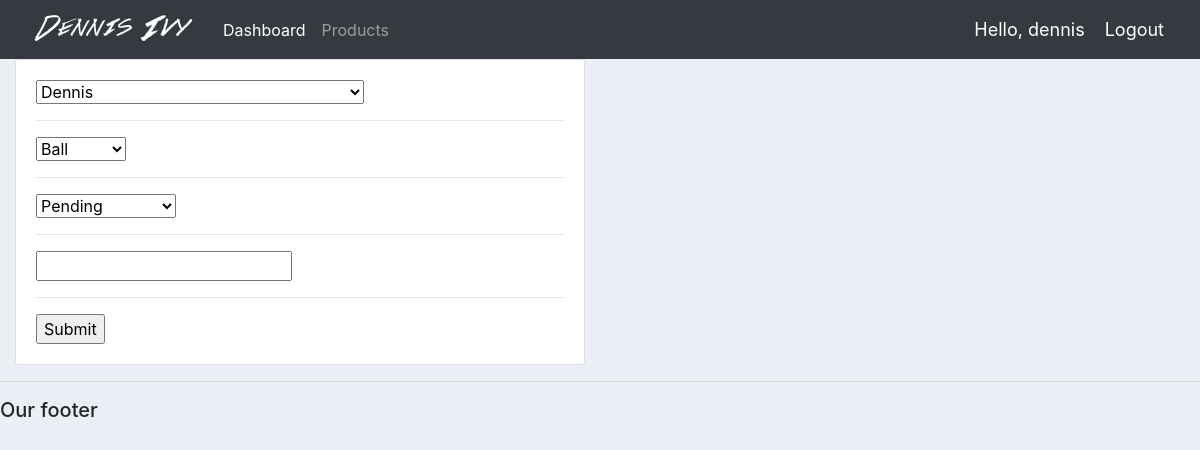
The page /update_order/1/ (signed in) on the database its author committed.
### accounts/models.py (models this page shows)
class Order(models.Model):
	STATUS = (
			('Pending', 'Pending'),
			('Out for delivery', 'Out for delivery'),
			('Delivered', 'Delivered'),
			)
	customer = models.ForeignKey(Customer, null=True, on_delete= models.SET_NULL)
	product = models.ForeignKey(Product, null=True, on_delete= models.SET_NULL)
	date_created = models.DateTimeField(auto_now_add=True, null=True)
	status = models.CharField(max_length=200, null=True, choices=STATUS)
	note = models.CharField(max_length=1000, null=True)
	def __str__(self):
		return self.product.name

### accounts/decorators.py (the view)
		def wrapper_func(request, *args, **kwargs):
			group = None
			if request.user.groups.exists():
				group = request.user.groups.all()[0].name
			if group in allowed_roles:
				return view_func(request, *args, **kwargs)
			else:
				return HttpResponse('You are not authorized to view this page')

### accounts/forms.py
class OrderForm(ModelForm):
	class Meta:
		model = Order
		fields = '__all__'

### accounts/models.py (called while the page is built)
	def __str__(self):
		return self.name

	def __str__(self):
		return self.name

### accounts/views.py (called while the page is built)
@login_required(login_url='login')
@allowed_users(allowed_roles=['admin'])
def updateOrder(request, pk):
	order = Order.objects.get(id=pk)
	form = OrderForm(instance=order)
	print('ORDER:', order)
	if request.method == 'POST':
		form = OrderForm(request.POST, instance=order)
		if form.is_valid():
			form.save()
			return redirect('/')
	context = {'form':form}
	return render(request, 'accounts/order_form.html', context)

### accounts/templates/accounts/order_form.html (shortened to what this page needs)
{%  extends 'accounts/main.html' %}
{% load static %}
{% block content %}
<div class="row">
	<div class="col-md-6">
		<div class="card card-body">
			<form action="" method="POST">
				{% for field in form %}
					{{field}}
					<hr>
				{% endfor %}
				<input type="submit" name="Submit">
			</form>
		</div>
	</div>
</div>
{% endblock %}

### accounts/templates/accounts/navbar.html (shortened to what this page needs)
{% load static %}
<nav class="navbar navbar-expand-lg navbar-dark bg-dark">
 <img src="{% static 'images/logo.png' %}">
  <div class="collapse navbar-collapse" id="navbarNav">
    <ul class="navbar-nav">
      {% if request.user.is_staff %}
      <li class="nav-item active">
        <a class="nav-link" href="{% url 'home' %}">Dashboard</a>
      </li>
      <li class="nav-item">
        <a class="nav-link" href="{% url 'products' %}">Products</a>
      </li>
      {% else %}
       <li class="nav-item">
        <a class="nav-link" href="{% url 'account' %}">Settings</a>
      </li>
      {% endif %}
    </ul>
  </div>
  <span class="hello-msg">Hello, {{request.user}}</span>
  <span ><a  class="hello-msg" href="{% url 'logout' %}">Logout</a></span>
</nav>

### static/css/main.css (style rules this page uses)
body { background-color: #ebeff5; }

### accounts/templates/accounts/navbar.html (style rules this page uses)
.hello-msg { font-size: 18px; color: #fff; margin-right: 20px; }

### rows shown on the page
Order: form "Dennis" "Ball" "Pending"

### other values the page prints
{{ request.user }} "dennis"
